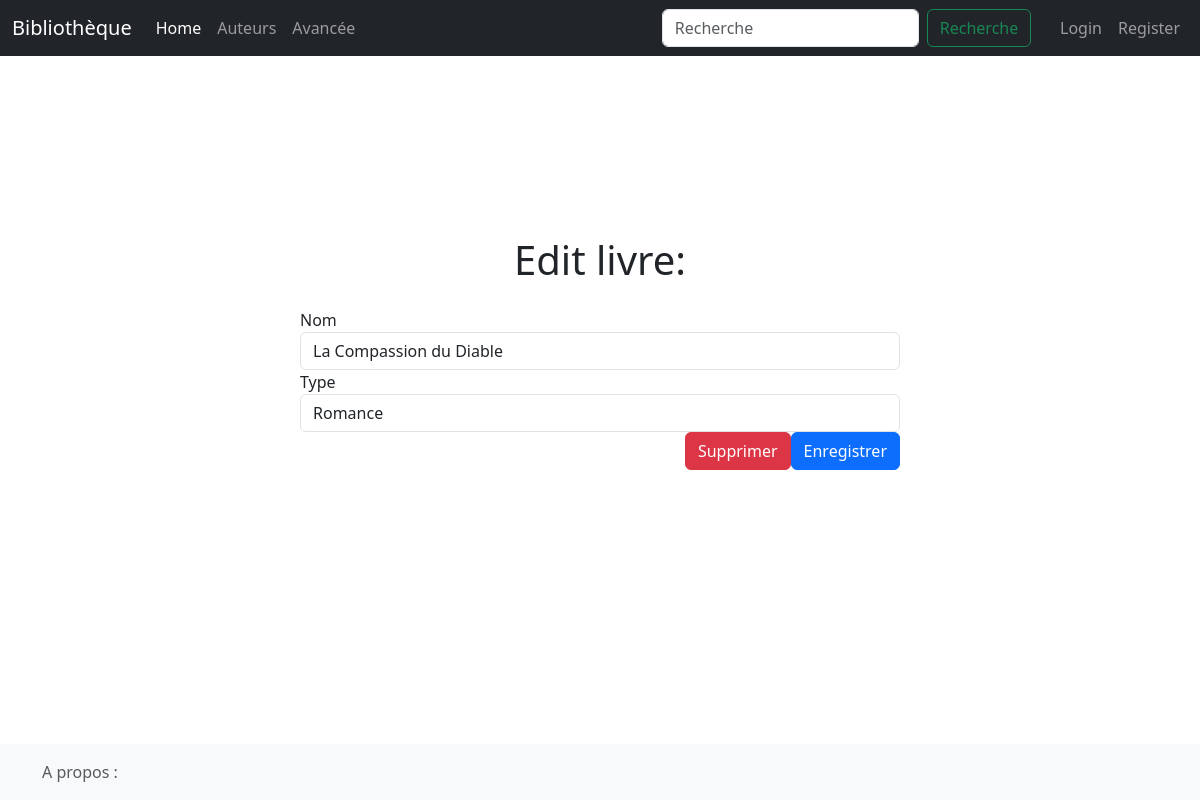
The app's page /edit-book/1, older data.
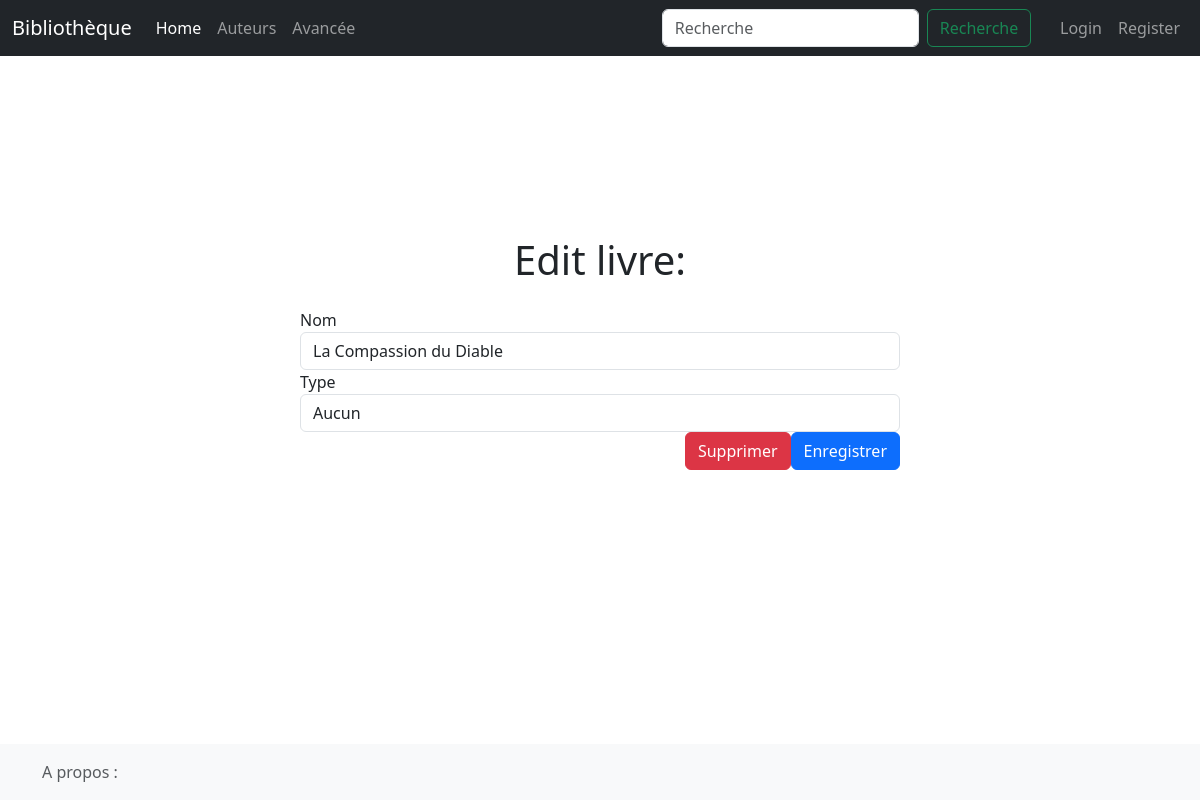
The same page, newer data.
### SiteWeb/models.py (models this page shows, shortened)
class Book(db.Model):
    id = db.Column(db.Integer, primary_key=True)
    price = db.Column(db.Float)
    url = db.Column(db.String(200))
    img = db.Column(db.String(200))
    title = db.Column(db.String(100))
    author_id = db.Column(db.Integer, db.ForeignKey("author.id"))
    genre_id = db.Column(db.String(100), db.ForeignKey("genre.name"), default="Aucun")
    author = db.relationship("Author", backref=db.backref("books", lazy="dynamic"))
    genre = db.relationship("Genre", backref=db.backref("books", lazy="dynamic"))

### SiteWeb/views.py (the view)
@app.route("/edit-book/<int:id>")
def edit_book(id):
    a = get_book(id)
    f = BookForm(id=a.id, title=a.title, genre = a.genre)
    return render_template(
        "edit-book.html",
        book=a, form = f)

### SiteWeb/views.py
class BookForm(FlaskForm):
    id = HiddenField('id')
    title = StringField('Nom', validators=[DataRequired()])
    genre = StringField('Type', validators=[DataRequired()])

### SiteWeb/models.py (called while the page is built)
def get_book(id : int) -> Book:
    return Book.query.get(id)  # Utilisez .get() pour obtenir le livre par son ID

    def __repr__ (self ):
        return self.name

### SiteWeb/templates/edit-book.html (shortened to what this page needs)
{% extends "base.html" %}
{% block content %}
<div class="container mt-5">
    <h1 class="text-center mb-4">Edit livre: </h1>
    <form role="form" method="POST" action="{{ url_for('save_book') }}" class="mx-auto" style="max-width: 600px;">
        <div class="form-group {% if form.title.errors %} has-error {% endif %}">
            {{ form.title.label }}
            {{ form.title(size=50, class_="form-control") }}
        </div>
        <div class="form-group {% if form.genre.errors %} has-error {% endif %}">
            {{ form.genre.label }}
            {{ form.genre(size=50, class_="form-control") }}
        </div>
        <div class="d-flex justify-content-end">
            <button class="btn btn-danger mr-2" name="value" value="Supprimer" type="submit">Supprimer</button>
            <button class="btn btn-primary" name="value" value="Enregistrer" type="submit">Enregistrer</button>
        </div>
    </form>
</div>
{% endblock %}

Row changes from the older to the newer data that the page shows:
changed Book "La Compassion du Diable": genre "Romance" → "Aucun"
